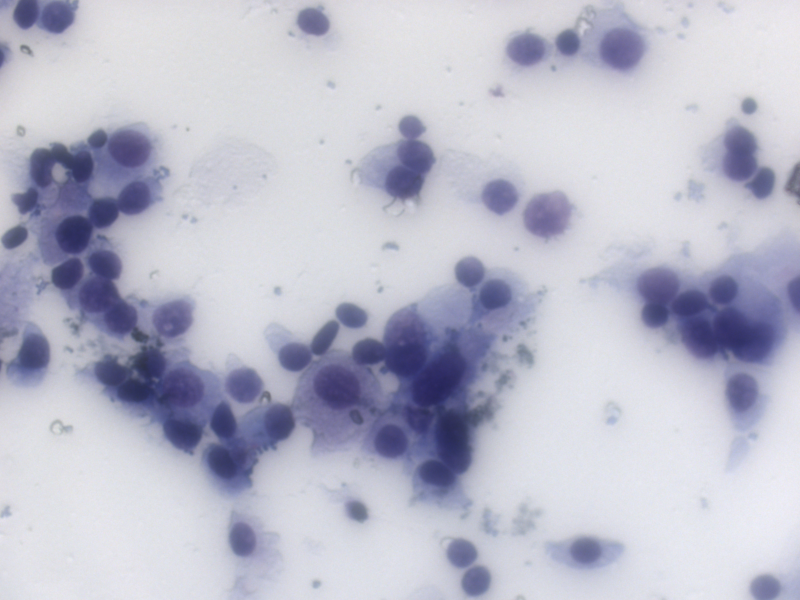
#> input picture ЛР_исследование_резкости/Images/example/-10.png, 1600 x 1200 px, given in place of -20.png, which was not available (shown at 1/2 size)
$ jupyter execute --allow-errors 'Пример_выполнения_ЛР.ipynb'   (older library calls are emulated)   (text cells are left out)
#> lines starting #> are read from the running program, lines starting #| are printed output that depends on the picture; long printed decimals are rounded; pictures that were not available may be replaced by others from this repository, and a replacement may not be noted
[cell 1]
import matplotlib.pyplot as plt
from scipy.misc import imread
from scipy import ndimage, linalg, fftpack
from math import sqrt
import numpy as np
import pywt
from skimage import morphology

[cell 2]
n = 41

[cell 3]
img = [0]*n
focus_value = [0]*n

#> (a cell that did not finish here is left out)

#> (a cell that did not finish here is left out)

[cell 6]
y_axis = focus_value
#> y_axis = 41 values, max 0.00452 at index 0, min 0 at index 3, mean 0.00024
x_axis = np.linspace(-20, 20, len(y_axis), endpoint=True)
#> x_axis = 41 values from -20 to 20
plt.plot(x_axis,y_axis)
plt.xlabel('Номер изображения (z-ось)')
plt.ylabel('Значение резкости (ед.)')
plt.grid()
plt.show()
#> figure, not shown here; curve peaks at x = -20, y = 0.00452

focused_num_SKGP = int(x_axis[y_axis.index(max(y_axis))])
#> focused_num_SKGP = -20
print("Сфокусированное изображение:", focused_num_SKGP)
#| Сфокусированное изображение: -20

[cell 7]
plt.imshow(img[y_axis.index(max(y_axis))], 'gray')
plt.title('Сфокусированное изображние №'+str(focused_num_SKGP))
plt.axis('off')
plt.show()

[cell 8]
focus_value = [0]*n

#> (a cell that did not finish here is left out)

[cell 10]
y_axis = focus_value
#> y_axis = 41 values, max 148915924 at index 0, min 0 at index 3, mean 10845778.6
x_axis = np.linspace(-20, 20, len(y_axis), endpoint=True)
plt.plot(x_axis,y_axis)
plt.xlabel('Номер изображения (z-ось)')
plt.ylabel('Значение резкости (ед.)')
plt.grid()
plt.show()
#> figure, not shown here; curve peaks at x = -20, y = 148915924

focused_num_Tenenbaum = int(x_axis[y_axis.index(max(y_axis))])
#> focused_num_Tenenbaum = -20
print("Сфокусированное изображение:", focused_num_Tenenbaum)
#| Сфокусированное изображение: -20

[cell 11]
plt.imshow(img[y_axis.index(max(y_axis))], 'gray')
plt.title('Сфокусированное изображние №'+str(focused_num_Tenenbaum))
plt.axis('off')
plt.show()

[cell 12]
focus_value = [0]*n

#> (a cell that did not finish here is left out)

[cell 14]
y_axis = focus_value
#> y_axis = 41 values, max 218707165.5 at index 1, min 0 at index 3, mean 15984234.2
x_axis = np.linspace(-20, 20, len(y_axis), endpoint=True)
plt.plot(x_axis,y_axis)
plt.xlabel('Номер изображения (z-ось)')
plt.ylabel('Значение резкости (ед.)')
plt.grid()
plt.show()
#> figure, not shown here; curve peaks at x = -19, y = 218707165.5

focused_num_Laplace = int(x_axis[y_axis.index(max(y_axis))])
#> focused_num_Laplace = -19
print("Сфокусированное изображение:", focused_num_Laplace)
#| Сфокусированное изображение: -19

[cell 15]
plt.imshow(img[y_axis.index(max(y_axis))], 'gray')
plt.title('Сфокусированное изображние №'+str(focused_num_Laplace))
plt.axis('off')
plt.show()

[cell 16]
focus_value = [0]*n

[cell 17]
for k in range(0,n):

    # Определим среднее значение
    int_mean = ndimage.mean(img[k])

    # Рассчитаем значение резкости по формуле
    focus_value[k] = ((linalg.norm(img[k]-int_mean))**2)/(H*W)
#> this loop made 41 passes
#> int_mean on passes 1 to 12: 188.6, 188.6, 188.6, 0, 0, 0, 0, 0, 0, 0, 0, 0
#> after the loop, focus_value = 41 values, max 2241.2 at index 0, min 0 at index 3, mean 161.7
print(focus_value, '\n\n')
#| [2241.172, 2194.871, 2194.871, 0.0, 0.0, 0.0, 0.0, 0.0, 0.0, 0.0, 0.0, 0.0, 0.0, 0.0, 0.0, 0.0, 0.0, 0.0, 0.0, 0.0, 0.0, 0.0, 0.0, 0.0, 0.0, 0.0, 0.0, 0.0, 0.0, 0.0, 0.0, 0.0, 0.0, 0.0, 0.0, 0.0, 0.0, 0.0, 0.0, 0.0, 0.0]

[cell 18]
y_axis = focus_value
#> y_axis has the same summary as focus_value
x_axis = np.linspace(-20, 20, len(y_axis), endpoint=True)
plt.plot(x_axis,y_axis)
plt.xlabel('Номер изображения (z-ось)')
plt.ylabel('Значение резкости (ед.)')
plt.grid()
plt.show()
#> figure, not shown here; curve peaks at x = -20, y = 2241.2

focused_num_Variance = int(x_axis[y_axis.index(max(y_axis))])
#> focused_num_Variance = -20
print("Сфокусированное изображение:", focused_num_Variance)
#| Сфокусированное изображение: -20

[cell 19]
plt.imshow(img[y_axis.index(max(y_axis))], 'gray')
plt.title('Сфокусированное изображние №'+str(focused_num_Variance))
plt.axis('off')
plt.show()

[cell 20]
focus_value = [0]*n

[cell 21]
def autocorr(x, t):
    return np.corrcoef(np.array([x[0:len(x)-t], x[t:len(x)]]))

[cell 22]
temp = [0]*n
correl1 = []
correl2 = []

#> (a cell that did not finish here is left out)

[cell 24]
y_axis = focus_value
x_axis = np.linspace(-20, 20, len(y_axis), endpoint=True)
plt.plot(x_axis,y_axis)
plt.xlabel('Номер изображения (z-ось)')
plt.ylabel('Значение резкости (ед.)')
plt.grid()
plt.show()
#> figure, not shown here; curve peaks at x = -20, y = 3.17

focused_num_Autocorrelation = int(x_axis[y_axis.index(max(y_axis))])
print("Сфокусированное изображение:", focused_num_Autocorrelation)

[cell 25]
plt.imshow(img[y_axis.index(max(y_axis))], 'gray')
plt.title('Сфокусированное изображние №'+str(focused_num_Autocorrelation))
plt.axis('off')
plt.show()

[cell 26]
focus_value = [0]*n

#> (a cell that did not finish here is left out)

[cell 28]
y_axis = focus_value
#> y_axis = 41 values, max 0.655 at index 0, min 0 at index 3, mean 0.0475
x_axis = np.linspace(-20, 20, len(y_axis), endpoint=True)
plt.plot(x_axis,y_axis)
plt.xlabel('Номер изображения (z-ось)')
plt.ylabel('Значение резкости (ед.)')
plt.grid()
plt.show()
#> figure, not shown here; curve peaks at x = -20, y = 0.655

focused_num_Bayess = int(x_axis[y_axis.index(max(y_axis))])
#> focused_num_Bayess = -20
print("Сфокусированное изображение:", focused_num_Bayess)
#| Сфокусированное изображение: -20

[cell 29]
plt.imshow(img[y_axis.index(max(y_axis))], 'gray')
plt.title('Сфокусированное изображние №'+str(focused_num_Bayess))
plt.axis('off')
plt.show()

[cell 30]
focus_value = [0]*n

#> (a cell that did not finish here is left out)

[cell 32]
y_axis = focus_value
#> y_axis = 41 values, max 254566.5 at index 0, min 0 at index 3, mean 18600.8
x_axis = np.linspace(-20, 20, len(y_axis), endpoint=True)
plt.plot(x_axis,y_axis)
plt.xlabel('Номер изображения (z-ось)')
plt.ylabel('Значение резкости (ед.)')
plt.grid()
plt.show()
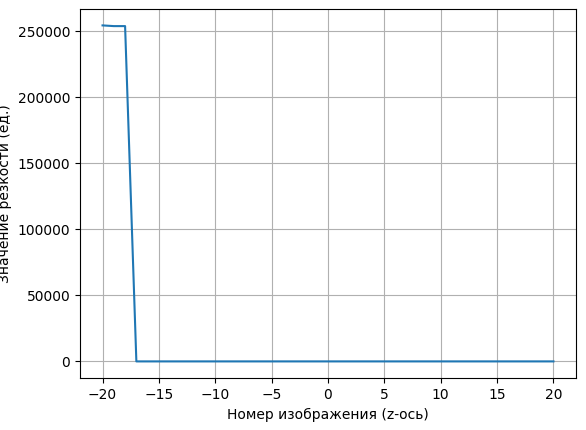
#> figure drawn by matplotlib, 1 panel; curve peaks at x = -20, y = 254566.5

focused_num_DWT = int(x_axis[y_axis.index(max(y_axis))])
#> focused_num_DWT = -20
print("Сфокусированное изображение:", focused_num_DWT)
#| Сфокусированное изображение: -20

[cell 33]
plt.imshow(img[y_axis.index(max(y_axis))], 'gray')
plt.title('Сфокусированное изображние №'+str(focused_num_DWT))
plt.axis('off')
plt.show()

[cell 34]
focus_value = [0]*n
img_dilat = [0]*n
img_result = [0]*n

#> (a cell that did not finish here is left out)

[cell 36]
y_axis = focus_value
#> y_axis = 41 values, max 3151696 at index 0, min 0 at index 3, mean 227084.9
x_axis = np.linspace(-20, 20, len(y_axis), endpoint=True)
plt.plot(x_axis,y_axis)
plt.xlabel('Номер изображения (z-ось)')
plt.ylabel('Значение резкости (ед.)')
plt.grid()
plt.show()
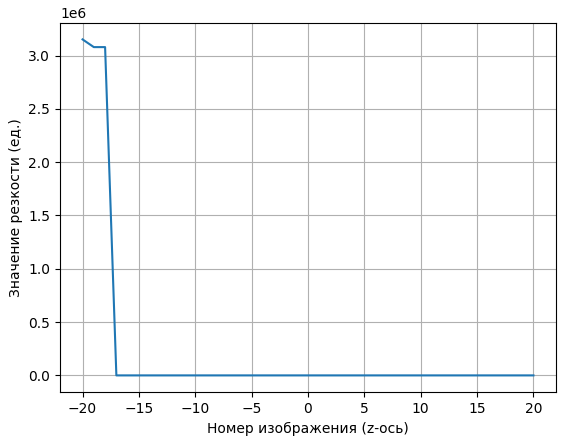
#> figure drawn by matplotlib, 1 panel; curve peaks at x = -20, y = 3151696

focused_num_Edge = int(x_axis[y_axis.index(max(y_axis))])
#> focused_num_Edge = -20
print("Сфокусированное изображение:", focused_num_Edge)
#| Сфокусированное изображение: -20

[cell 37]
plt.imshow(img[y_axis.index(max(y_axis))], 'gray')
plt.title('Сфокусированное изображние №'+str(focused_num_Edge))
plt.axis('off')
plt.show()

[cell 38]
dictionary_of_results = {'Autocorrelation':focused_num_Autocorrelation, 'Bayess':focused_num_Bayess,
                         'DWT':focused_num_DWT, 'Edge':focused_num_Edge, 'Laplace':focused_num_Laplace,
                         'Gauss':focused_num_SKGP, 'Tenenbaum':focused_num_Tenenbaum, 'Variance':focused_num_Variance}
#> dictionary_of_results = {'Autocorrelation': -20, 'Bayess': -20, 'DWT': -20, 'Edge': -20, 'Laplace': -19, 'Gauss': -20, 'Tenenbaum': -20, 'Variance': -20}
print(dictionary_of_results)
#| {'Autocorrelation': -20, 'Bayess': -20, 'DWT': -20, 'Edge': -20, 'Laplace': -19, 'Gauss': -20, 'Tenenbaum': -20, 'Variance': -20}

# Построим график
plt.bar(range(len(dictionary_of_results)), list(dictionary_of_results.values()), align='center')
plt.grid()
plt.xticks(range(len(dictionary_of_results)), list(dictionary_of_results.keys()), rotation='vertical')
plt.show()
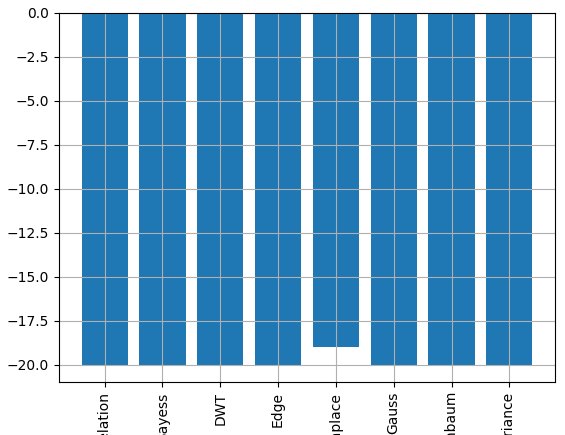
#> figure drawn by matplotlib, 1 panel; tallest bar -19 high, from x = 3.6 to 4.4
